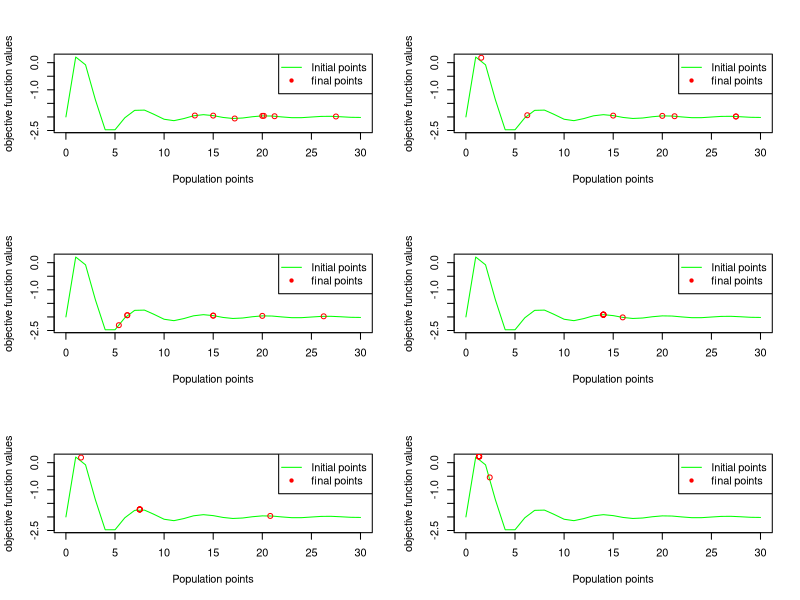
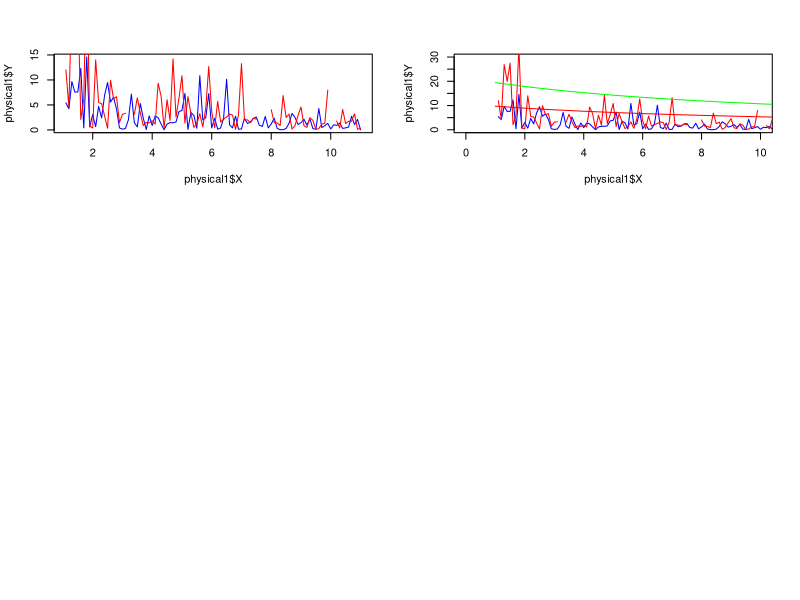

Here is the R script that generated these plots, in order:
## ---- chunk 1
knitr::opts_chunk$set(echo = TRUE,message=FALSE,warning=FALSE)
## ---- chunk 2

f<-function(x)
{
  res<-  (x^2/exp(x)) - 2 * exp(-(9*sin(x))/(x^2 + x + 1))
  res
}

## ---- chunk 3
crossover<-function(x,y){
  kid<-(x+y)/2
  kid
}



## ---- chunk 4
mutate<-function(x){
  modulus <- x^2 %% 30
  modulus
}

## ---- chunk 5
myfunc<-function(maxiter,mutprob){
  plot(0:30,f(0:30),type="l",col = "green",xlab = "Population points",ylab = "objective function values",)
  X= seq(0,30,5)
  values=f(X)
  maximum_value=0
  for(i in 1:maxiter){
    ind<-sample(1:length(X),2)
    victim=order(values)[1]
    kid=crossover(X[ind[1]], X[ind[2]])
    if(runif(1,0,1)<=mutprob){
      kid=mutate(kid)
    }
    X[victim]=kid
    values=f(X)
    maximum_value[i]<-max(values)
  }
  points(X,values,col="red")
  legend(x = "topright", legend = c("Initial points", "final points"), pch = c(0,20,4),
col = c("green", "red"), lty = c(1,0,0), pt.cex = c(0, 1, 1))
}
par(mfrow=c(3,2))
myfunc(10,0.1)
 myfunc(10,0.5)
 myfunc(10,0.9)
 myfunc(100,0.1)
 myfunc(100,0.5)
 myfunc(100,0.9)

## ---- chunk 6
library(readr)
physical1 <- read_csv("physical1.csv")

plot(physical1$X,physical1$Y,col = "blue",type = "l")
points(physical1$X,physical1$Z,col = "red",type = "l")

## ---- chunk 7
phy <- read_csv("physical1.csv")
X <- phy$X
Y <- phy$Y
miss_Z <- phy$Z[which(is.na(phy$Z))]
inc_Z <- phy$Z[which(!is.na(phy$Z))]
inc_X <- X[which(!is.na(phy$Z))]
n <- nrow(phy)
lambda <- 100
diff <- Inf
M <- length(miss_Z)
iter <- 0
while(diff > 0.001)
{
  lambda_upd <- (sum(X * Y)/(2*n)) + (sum(inc_X * inc_Z) / (4*n)) + ((M * lambda)/(2*n))
  diff <- abs(lambda_upd - lambda)
  lambda <- lambda_upd
  iter <- iter + 1
  print(lambda)
  
}
cat("The number of itertations it took to find optimal Lambda value is ", iter)
cat("\nThe optimal lambda value is ",lambda)
E_Y <- lambda / X
cat("\nThe Expected value of Y is ", E_Y)
E_Z <- (2 * lambda) / X
cat("\nThe Expected value of Z is ", E_Z)

#plot(X,Y,type = "l",col = "blue",xlim = c(0,20), ylim = c(0,30))
#lines(phy$Z,type = "l",col = "black")
plot(physical1$X,physical1$Y,col = "blue",type = "l", ylim = c(0,30),xlim = c(0,10))
lines(physical1$X,physical1$Z,col = "red",type = "l")
lines(E_Y, col = "red")
lines(E_Z, col = "green")


